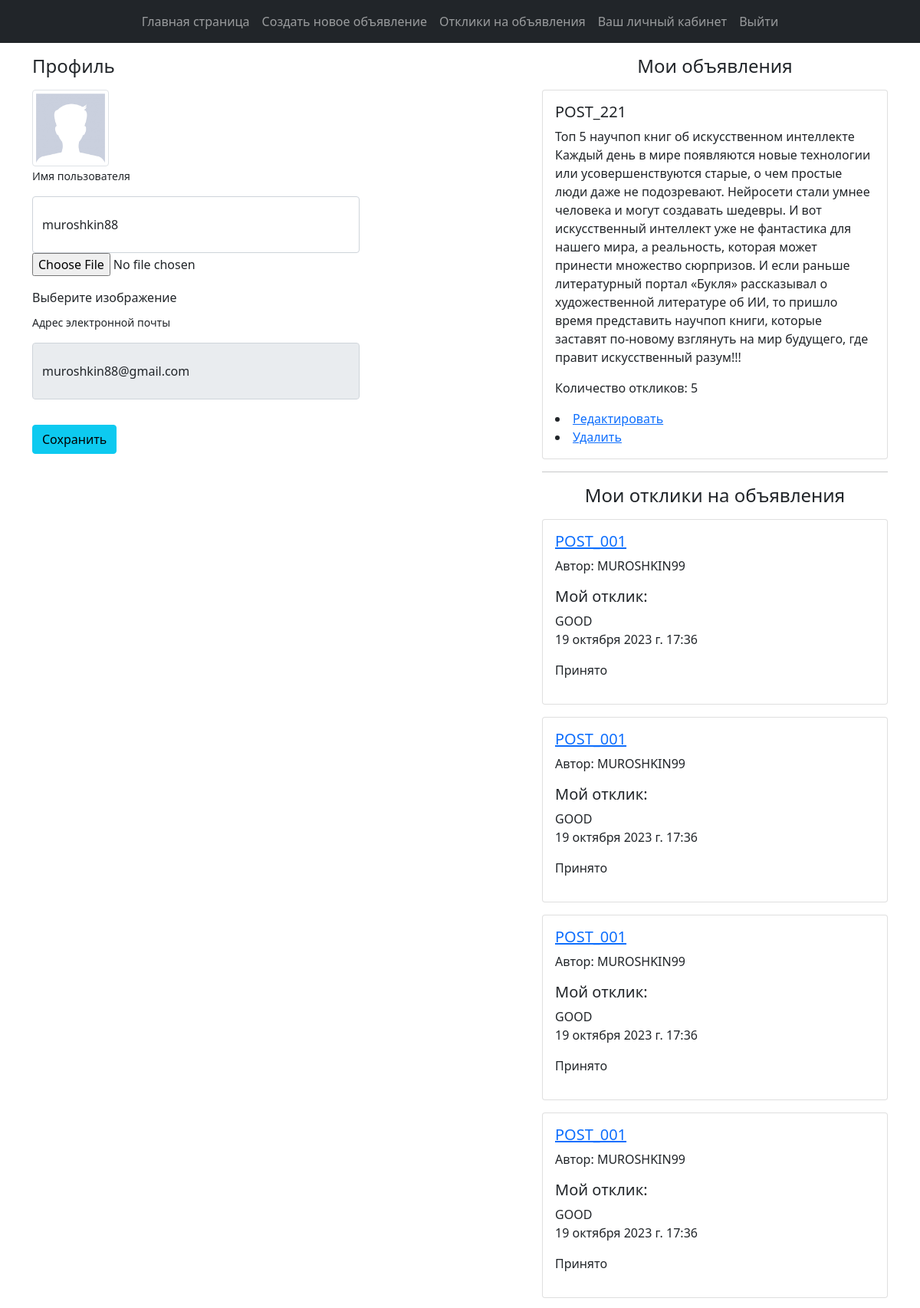
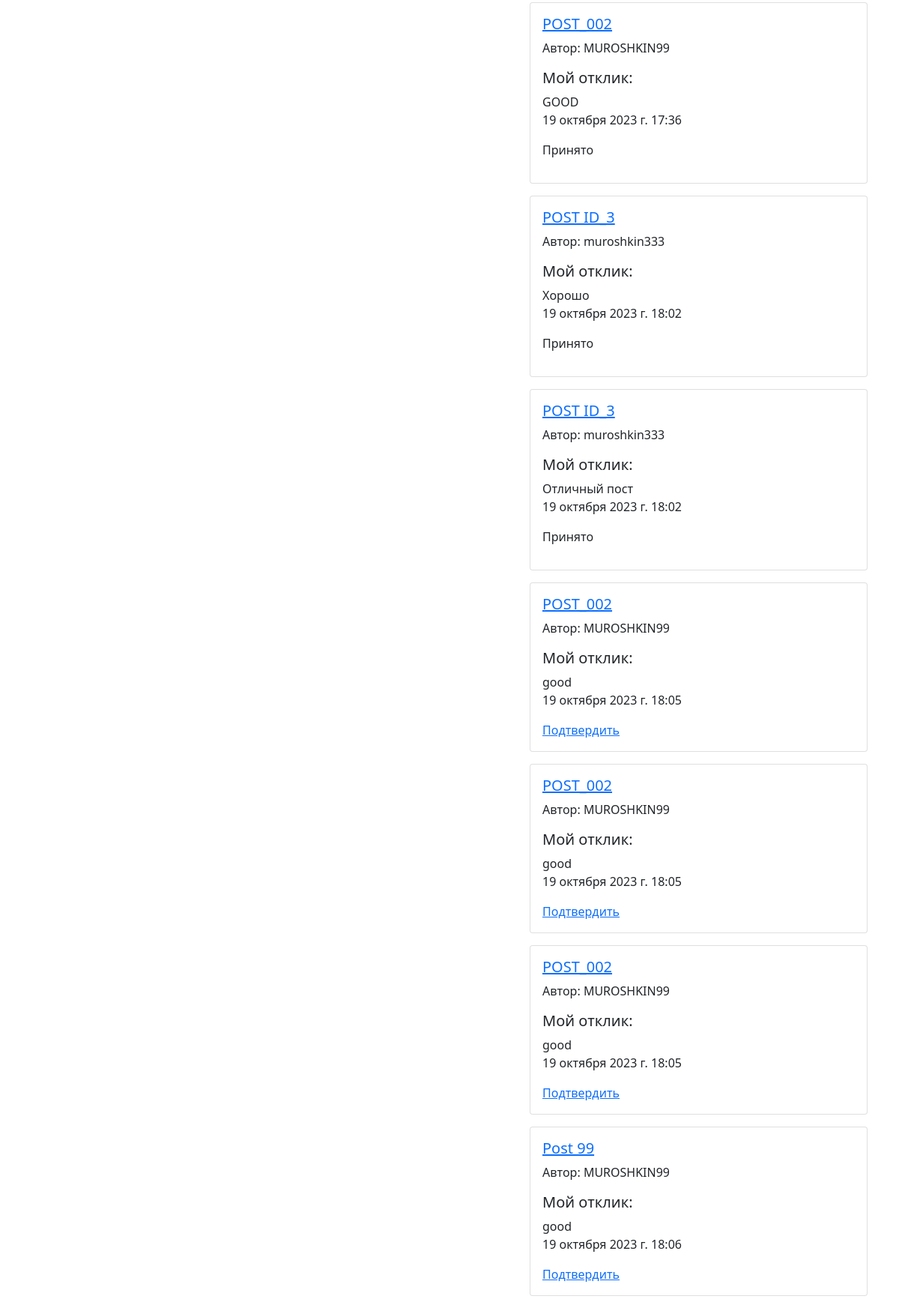
Page /posts/profile/3/ on the committed database (2 pictures, top to bottom).
### usersapp/models.py (models this page shows, shortened)
class User(AbstractUser):
    image = models.ImageField(upload_to="users_images", blank=True, null=True)
    is_verified_email = models.BooleanField(default=False)
    email = models.EmailField(unique=True, blank=False)

class Post(models.Model):
    title = models.CharField(max_length=150)
    author = models.ForeignKey(to=User, on_delete=models.CASCADE)
    category = models.ForeignKey(to=Category, on_delete=models.CASCADE)
    description = models.TextField()
    created = models.DateTimeField(auto_now_add=True)
    updated = models.DateTimeField(auto_now=True)
    file_add = models.FileField(null=True, blank=True, upload_to="add_files")

class Comment(models.Model):
    author = models.ForeignKey(to=User, on_delete=models.CASCADE)
    post = models.ForeignKey(to=Post, on_delete=models.CASCADE)
    text = models.TextField()
    created = models.DateTimeField(auto_now_add=True)
    status = models.BooleanField(default=False)

### usersapp/views.py (the view, shortened to what this page needs)
# urls.py: path("profile/<int:pk>/", UserProfileView.as_view(), name="profile"),
class UserProfileView(UpdateView):
    model = User
    form_class = UserProfileForm
    template_name = "usersapp/profile.html"
    def get_context_data(self, **kwargs):
        context = super().get_context_data(**kwargs)
        context["title"] = "Личный кабинет"
        context["posts"] = Post.objects.filter(author=self.object)
        context["my_comments"] = Comment.objects.filter(author=self.object)
        return context

### usersapp/forms.py
class UserProfileForm(UserChangeForm):
    username = forms.CharField(
        widget=forms.TextInput(attrs={"class": "form-control py-4"})
    )
    email = forms.CharField(
        widget=forms.TextInput(attrs={"class": "form-control py-4", "readonly": True})
    )
    image = forms.ImageField(
        widget=forms.FileInput(attrs={"class": "custom-file-label"}), required=False
    )
    class Meta:
        model = User
        fields = ("username", "email", "image")

### usersapp/templates/usersapp/profile.html (shortened to what this page needs)
{% extends 'usersapp/base.html' %}
{% load static %}
{% block content %}
<div class="container">
    <div class="row">
        <div class="col-lg-7">
            <h4 class="mt-3 mb-3">Профиль</h4>
            <div class="col-lg-12">
                <img width="100" height="100"
                    src="{% if user.image %} {{ user.image.url }} {% else %} {% static 'users/img/default_avatar.jpg' %} {% endif %}"
                    class="img-thumbnail">
            </div>
            <form action="{% url 'usersapp:profile' user.id %}" method="post" enctype="multipart/form-data">
                <div class="form-row">
                    <div class="col-lg-8">
                        <div class="form-group">
                            <label class="small mb-3" for="{{ form.username.id_for_label }}">Имя пользователя</label>
                            {{ form.username }}
                        </div>
                    </div>
                </div>
                <div class="form-row mb-2">
                    <div class="col-lg-8">
                        <div class="custom-file">
                            {{ form.image }}
                            <label class="custom-file-label mt-3" for="{{ form.image.id_for_label }}">Выберите
                                изображение</label>
                        </div>
                    </div>
                </div>
                <div class="form-row">
                    <div class="col-lg-8">
                        <label class="small mb-3" for="{{ form.email.id_for_label }}">Адрес электронной
                            почты</label>
                        {{ form.email }}
                    </div>
                </div>
                <div class="form-row">
                    <div class="col-lg-12" style="margin-top: 33px;">
                        <input class="btn btn-info btn-block" type="submit" value="Сохранить">
                    </div>
                </div>
            </form>
        </div>
        <div class="col-lg-5">
            <h4 class="mt-3 mb-3 text-center">
                Мои объявления
            </h4>
            {% for post in posts %}
            <div class="card mb-3">
                <div class="card-body">
                    <h5 class="card-title">{{ post.title }}</h5>
                    <p class="card-text">{{ post.description }}</p>
                    <p>Количество откликов: 5</p>
                    <li><a href="{% url 'usersapp:post_update' post.id %}">Редактировать</a></li>
                    <li><a href="{% url 'usersapp:post_delete' post.id %}">Удалить</a></li>
                </div>
            </div>
            {% endfor %}
            <hr>
            <h4 class="mt-3 mb-3 text-center">Мои отклики на объявления</h4>
            {% for comment in my_comments %}
            <div class="card mb-3">
                <div class="card-body">
                    <h5><a href="{% url 'usersapp:post' comment.post.id %}">{{ comment.post.title }}</a></h5>
                    <p>Автор: {{ comment.post.author }}</p>
                    <h5>Мой отклик:</h5>
                    {{ comment.text }}
                    <p>{{ comment.created }}</p>
                    {% if not comment.status %}
                    <a href="{% url 'usersapp:comment' comment.id %}">Подтвердить</a>
                    {% else %}
                    <p>Принято</p>
                    {% endif %}
                </div>
            </div>
            {% endfor %}
        </div>
    </div>
</div>
{% endblock %}

### usersapp/templates/usersapp/base.html (shortened to what this page needs)
<!DOCTYPE html>
<html lang="en">
<head>
    {% load static %}
    <link href="https://cdn.jsdelivr.net/npm/bootstrap@5.0.2/dist/css/bootstrap.min.css" rel="stylesheet">
</head>
<body>
    <nav class="navbar navbar-expand-lg navbar-dark bg-dark">
        <div class="collapse navbar-collapse d-flex flex-wrap justify-content-center" id="navbarTogglerDemo01">
          <ul class="navbar-nav mr-auto mt-2 mt-lg-0 ">
            <li class="nav-item active">
              <a class="nav-link" href="{% url 'index' %}">Главная страница</a>
            </li>
            {% if user.is_authenticated %}
            <li class="nav-item active">
              <a class="nav-link" href="{% url 'usersapp:add_post' %}">Создать новое объявление</a>
            </li>
            {% endif %}
            {% if user.is_authenticated %}
            <li class="nav-item active">
              <a class="nav-link" href="{% url 'usersapp:comments' %}">Отклики на объявления</a>
            </li>
            {% endif %}
            {% if user.is_authenticated %}
            <li class="nav-item active">
              <a class="nav-link" href="{% url 'usersapp:profile' user.id%}">Ваш личный кабинет</a>
            </li>
            {% endif %}
            {% if user.is_authenticated %}
            <li class="nav-item active">
              <a class="nav-link" href="{% url 'usersapp:logout' %}">Выйти</a>
            </li>
            {% else %}
            <li class="nav-item active ">
              <a class="nav-link " href="{% url 'usersapp:login' %}">Войти</a>
            </li>
            {% endif %}
          </ul>
        </div>
      </nav>
    {% block content %}
    {% endblock %}
</body>
</html>

### rows in the picture
User: username "muroshkin88", email "muroshkin88@gmail.com"
Post: title "POST_221", description "Топ 5 научпоп книг об искусственном интеллекте Каждый день в мире появляются новые технологии или усовершенствуются старые, о чем простые люди даже не подозревают. Нейросети стали умнее человека и могут создавать шедевры. И вот искусственный интеллект уже не фантастика для нашего мира, а реальность, которая может принести множество сюрпризов. И если раньше литературный портал «Букля» рассказывал о художественной литературе об ИИ, то пришло время представить научпоп книги, которые заставят по-новому взглянуть на мир будущего, где правит искусственный разум!!!"
Comment: post "POST_001", post.author "MUROSHKIN99", text "GOOD", created "19 октября 2023 г. 17:36", status "Принято"
Comment: post "POST_001", post.author "MUROSHKIN99", text "GOOD", created "19 октября 2023 г. 17:36", status "Принято"
Comment: post "POST_001", post.author "MUROSHKIN99", text "GOOD", created "19 октября 2023 г. 17:36", status "Принято"
Comment: post "POST_001", post.author "MUROSHKIN99", text "GOOD", created "19 октября 2023 г. 17:36", status "Принято"
Comment: post "POST_002", post.author "MUROSHKIN99", text "GOOD", created "19 октября 2023 г. 17:36", status "Принято"
Comment: post "POST ID_3", post.author "muroshkin333", text "Хорошо", created "19 октября 2023 г. 18:02", status "Принято"
Comment: post "POST ID_3", post.author "muroshkin333", text "Отличный пост", created "19 октября 2023 г. 18:02", status "Принято"
Comment: post "POST_002", post.author "MUROSHKIN99", text "good", created "19 октября 2023 г. 18:05", status "Подтвердить"
Comment: post "POST_002", post.author "MUROSHKIN99", text "good", created "19 октября 2023 г. 18:05", status "Подтвердить"
Comment: post "POST_002", post.author "MUROSHKIN99", text "good", created "19 октября 2023 г. 18:05", status "Подтвердить"
Comment: post "Post 99", post.author "MUROSHKIN99", text "good", created "19 октября 2023 г. 18:06", status "Подтвердить"
